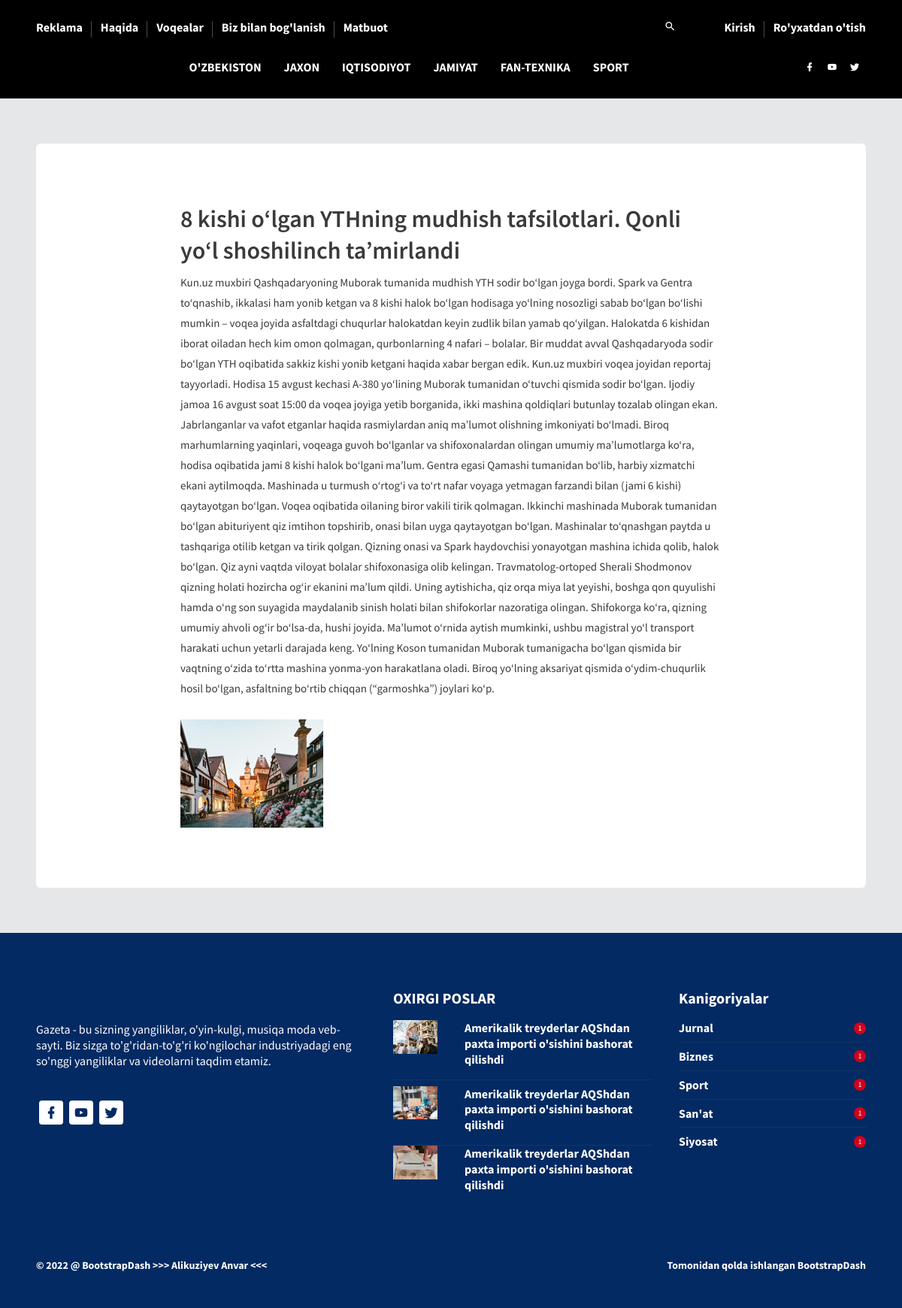
The page /postdetail/5/ on the database its author committed.
### my_app/models.py (models this page shows, shortened)
class News(models.Model):
	title = models.CharField(max_length=250,null=False,blank=False)
	image = models.ImageField(upload_to="images/",blank=True)
	text = RichTextField()
	category = models.ForeignKey(Category,blank=False,null=True,on_delete=models.SET_NULL)
	category_at = models.DateTimeField(auto_now_add=True)

### my_app/views.py (the view)
# urls.py: path('postdetail/<int:news_id>/',views.post_detail,name="post_detail")
def post_detail(request,news_id):
    stri = get_object_or_404(News,pk=news_id)
    string1 = News.objects.all().filter(category_id=news_id)
    ctx = {
        "new":stri,
        "asd":string1,
    }
    return render(request, "post_detail.html",ctx)

### templates/post_detail.html
{% extends 'base.html' %}
{% block content %}
      <div class="content-wrapper">
        <div class="container">
          <div class="row">
            <div class="col-sm-12">
              <div class="card" data-aos="fade-up">
                <div class="card-body">
                  <div class="aboutus-wrapper">
                    <h1 class="mt-5">
                      {{ new.title  }}
                    </h1>
                    <p class="font-weight-600 fs-15">
                      {{ new.text | safe}}
                    </p>
                    <br>
                    <img
                      src="http://127.0.0.1:8000/media/{{ new.image }}"
                      alt="banner"
                      class="img-fluid mb-5"
                    />
                  </div>
                </div>
              </div>
            </div>
          </div>
        </div>
      </div>
    </div>
{% endblock content %}

### rows shown on the page
News: title "8 kishi o‘lgan YTHning mudhish tafsilotlari. Qonli yo‘l shoshilinch ta’mirlandi", text "Kun.uz muxbiri Qashqadaryoning Muborak tumanida mudhish YTH sodir bo‘lgan joyga bordi. Spark va Gentra to‘qnashib, ikkalasi ham yonib ketgan va 8 kishi halok bo‘lgan hodisaga yo‘lning nosozligi sabab bo‘lgan bo‘lishi mumkin – voqea joyida asfaltdagi chuqurlar halokatdan keyin zudlik bilan yamab qo‘yilgan. Halokatda 6 kishidan iborat oiladan hech kim omon qolmagan, qurbonlarning 4 nafari – bolalar. Bir muddat avval Qashqadaryoda sodir bo‘lgan YTH oqibatida sakkiz kishi yonib ketgani haqida xabar bergan edik. Kun.uz muxbiri voqea joyidan reportaj tayyorladi. Hodisa 15 avgust kechasi A-380 yo‘lining Muborak tumanidan o‘tuvchi qismida sodir bo‘lgan. Ijodiy jamoa 16 avgust soat 15:00 da voqea…", image (picture)
